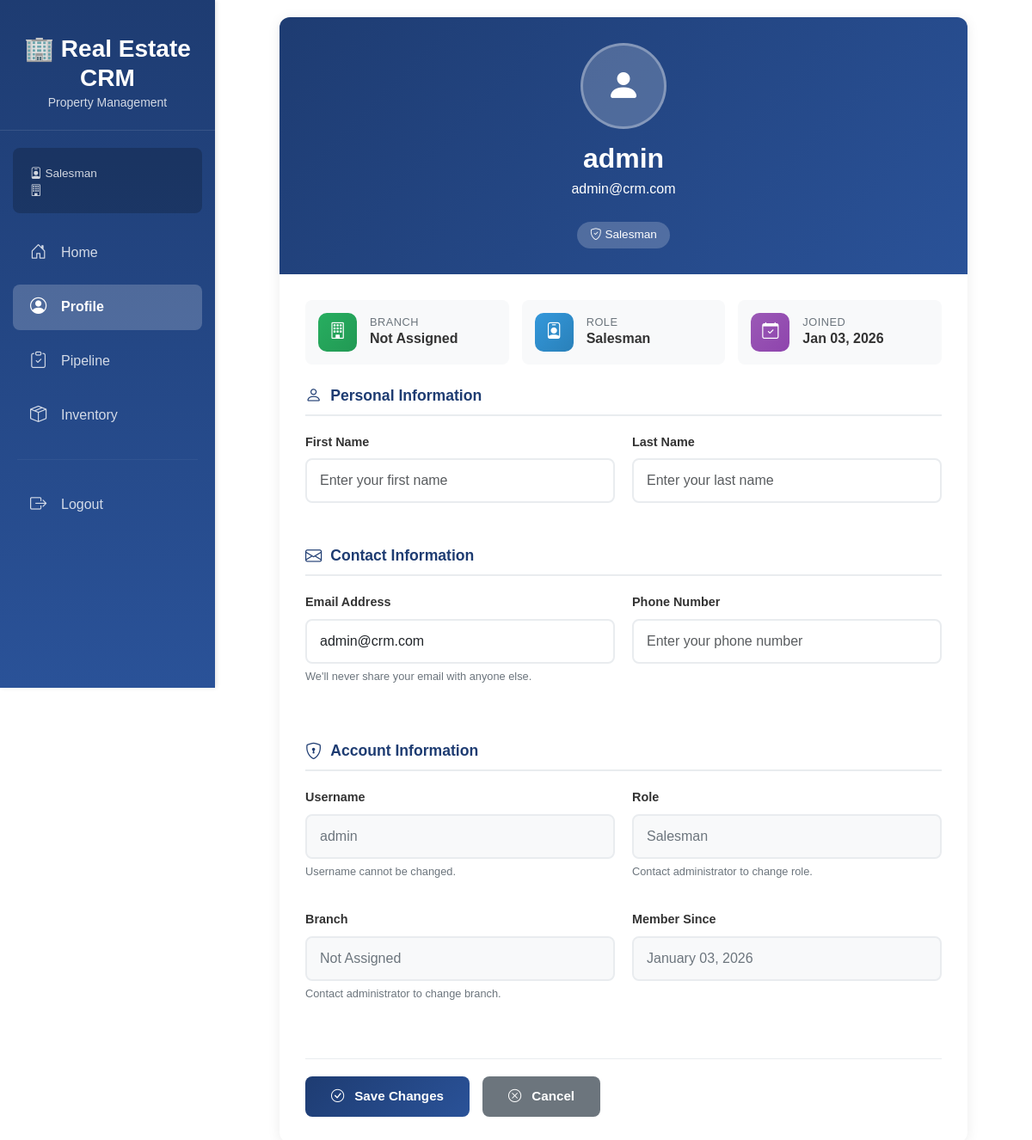
The page /accounts/profile/ (signed in) on the database as committed earlier.
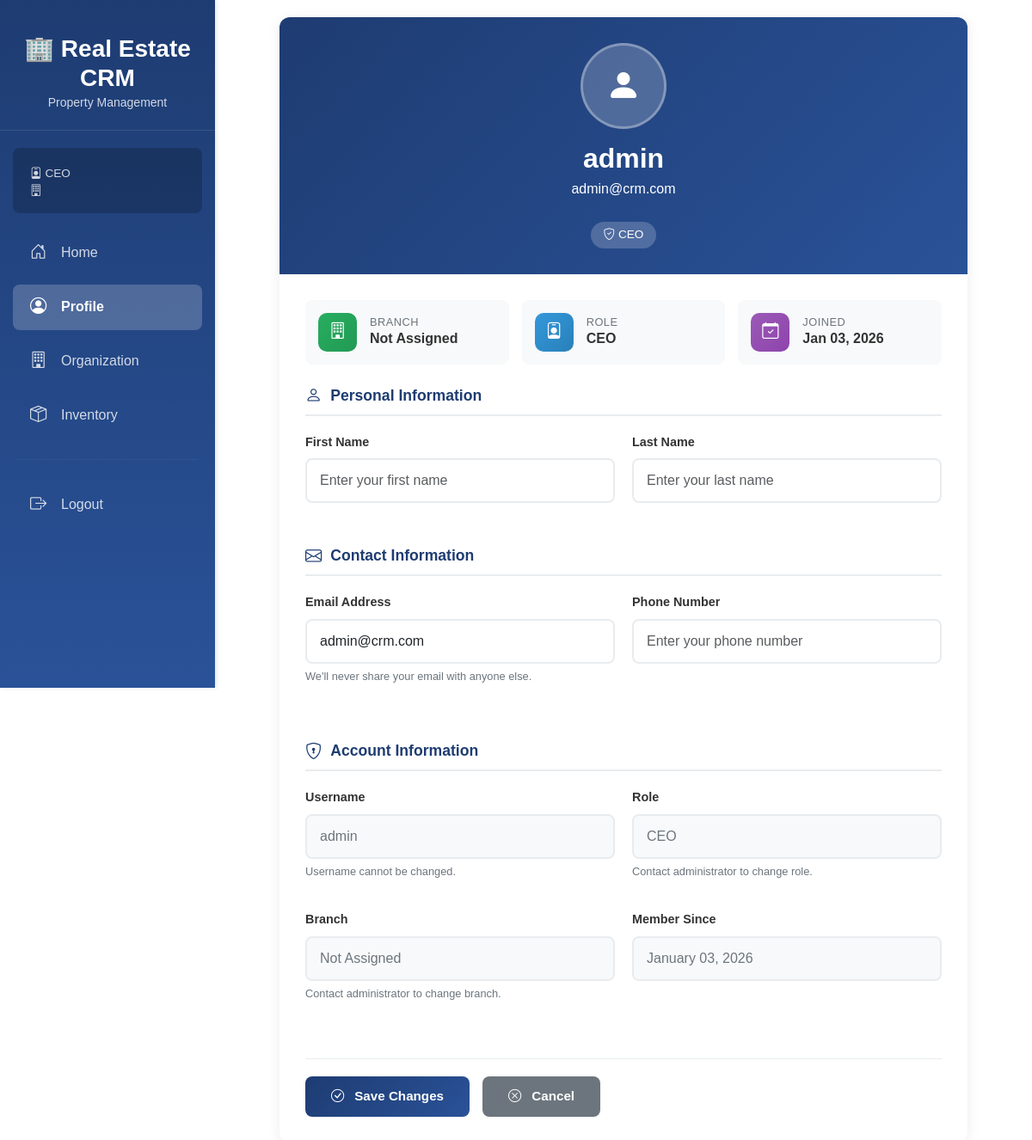
The same page on the database as committed later.
### accounts/models.py (models this page shows, shortened)
class User(AbstractUser):
    class Role(models.TextChoices):
        CEO = "CEO", "CEO",
        MANAGER = "Manager", "Manager",
        SALESMAN = "Salesman", "Salesman"
    role = models.CharField(
        max_length=20,
        choices=Role.choices,
        default=Role.SALESMAN
    )
    branch = models.ForeignKey(
        'org.Branch',
        on_delete=models.SET_NULL,
        null=True,
        blank=True,
        related_name='users'
    )
    manager = models.ForeignKey(
        'self',
        on_delete=models.SET_NULL,
        null=True,
        blank=True,
        limit_choices_to={'role': Role.MANAGER},
        related_name='salesmen'
    )

### accounts/views.py (the view)
# urls.py: path('profile/', views.profile_view, name='profile'),
@login_required
def profile_view(request):
    user = request.user
    if request.method == 'POST':
        form = ProfileUpdateForm(request.POST, instance=user)
        if form.is_valid():
            form.save()
            messages.success(request, 'Your profile has been updated successfully!')
            return redirect('accounts:profile')
        else:
            messages.error(request, 'Please correct the errors below.')
    else:
        form = ProfileUpdateForm(instance=user)
    context = {
        'form': form,
        'user': user,
    }
    return render(request, 'accounts/profile.html', context)

### accounts/forms.py (shortened to what this page needs)
class ProfileUpdateForm(forms.ModelForm):
    first_name = forms.CharField(
        max_length=30,
        required=True,
        widget=forms.TextInput(attrs={
            'class': 'form-control',
            'placeholder': 'Enter your first name'
        })
    )
    last_name = forms.CharField(
        max_length=30,
        required=True,
        widget=forms.TextInput(attrs={
            'class': 'form-control',
            'placeholder': 'Enter your last name'
        })
    )
    email = forms.EmailField(
        required=True,
        widget=forms.EmailInput(attrs={
            'class': 'form-control',
            'placeholder': 'Enter your email address'
        })
    )
    phone = forms.CharField(
        max_length=15,
        required=False,
        widget=forms.TextInput(attrs={
            'class': 'form-control',
            'placeholder': 'Enter your phone number'
        })
    )
    class Meta:
        model = User
        fields = ['first_name', 'last_name', 'email', 'phone']

### accounts/templates/accounts/profile.html (shortened to what the changed rows need)
{% extends 'base.html' %}
{% load static %}
{% block extra_css %}
<link rel="stylesheet" href="{% static 'css/components.css' %}">
{% endblock %}
{% block content %}
<div class="profile-container">
    <div class="profile-card">
        <div class="profile-header">
            <div class="profile-avatar">
                <i class="bi bi-person-fill"></i>
            </div>
            <h2>{{ user.get_full_name|default:user.username }}</h2>
            <p>{{ user.email }}</p>
            <span class="role-badge">
                <i class="bi bi-shield-check"></i> {{ user.role }}
            </span>
        </div>
        <div class="profile-body">
            <div class="info-cards-row">
                <div class="info-card">
                    <div class="info-content">
                        <h6>Branch</h6>
                        <p>{{ user.branch.name|default:"Not Assigned" }}</p>
                    </div>
                </div>
                <div class="info-card">
                    <div class="info-content">
                        <h6>Role</h6>
                        <p>{{ user.role }}</p>
                    </div>
                </div>
                <div class="info-card">
                    <div class="info-content">
                        <h6>Joined</h6>
                        <p>{{ user.date_joined|date:"M d, Y" }}</p>
                    </div>
                </div>
            </div>
            <form method="post" class="profile-form">
                <div class="profile-section">
                    <div class="form-row">
                        <div class="form-group">
                            <label for="id_email">Email Address</label>
                            <input
                                type="email"
                                name="email"
                                id="id_email"
                                class="form-control {% if form.email.errors %}is-invalid{% endif %}"
                                value="{{ form.email.value|default:'' }}"
                                placeholder="Enter your email address"
                                required
                            >
                            <p class="help-text">We'll never share your email with anyone else.</p>
                        </div>
                    </div>
                </div>
                <div class="profile-section">
                    <div class="form-row">
                        <div class="form-group">
                            <label for="username">Username</label>
                            <input
                                type="text"
                                id="username"
                                class="form-control"
                                value="{{ user.username }}"
                                disabled
                            >
                            <p class="help-text">Username cannot be changed.</p>
                        </div>
                        <div class="form-group">
                            <label for="role">Role</label>
                            <input
                                type="text"
                                id="role"
                                class="form-control"
                                value="{{ user.role }}"
                                disabled
                            >
                            <p class="help-text">Contact administrator to change role.</p>
                        </div>
                    </div>
                    <div class="form-row">
                        <div class="form-group">
                            <label for="branch">Branch</label>
                            <input
                                type="text"
                                id="branch"
                                class="form-control"
                                value="{{ user.branch.name|default:'Not Assigned' }}"
                                disabled
                            >
                            <p class="help-text">Contact administrator to change branch.</p>
                        </div>
                        <div class="form-group">
                            <label for="date_joined">Member Since</label>
                            <input
                                type="text"
                                id="date_joined"
                                class="form-control"
                                value="{{ user.date_joined|date:'F d, Y' }}"
                                disabled
                            >
                        </div>
                    </div>
                </div>
            </form>
        </div>
    </div>
</div>
{% endblock %}

### templates/base.html (shortened to what this page needs)
{% load static %}
{% load compress %}
<!DOCTYPE html>
<html lang="en">
<head>
    <link rel="stylesheet" href="https://cdn.jsdelivr.net/npm/bootstrap@5.3.0/dist/css/bootstrap.min.css">
    <link rel="stylesheet" href="https://cdn.jsdelivr.net/npm/bootstrap-icons@1.11.0/font/bootstrap-icons.css">
    <link rel="stylesheet" href="https://cdn.datatables.net/1.13.8/css/jquery.dataTables.min.css">
    {% compress css %}
    <link rel="stylesheet" href="{% static 'css/base.css' %}">
    {% block extra_css %}{% endblock %}
    {% endcompress %}
</head>
<body class="{% block body_class %}{% endblock %}">
    <div class="sidebar">
        <div class="brand">
            <h3>🏢 Real Estate CRM</h3>
            <small>Property Management</small>
        </div>
        <div class="user-info">
            <div class="user-role">
                <i class="bi bi-person-badge"></i> {{ request.user.role }}
            </div>
            <div class="user-role">
                <i class="bi bi-building"></i> {{ request.user.branch.name }}
            </div>
        </div>
        <nav class="nav flex-column">
            <a class="nav-link {% if request.resolver_match.url_name == 'home' or request.resolver_match.url_name == 'salesman_home' or request.resolver_match.url_name == 'manager_home' %}active{% endif %}"
               href="{% if request.user.role == 'Salesman' %}{% url 'dashboards:salesman_home' %}{% elif request.user.role == 'Manager' %}{% url 'dashboards:manager_home' %}{% elif request.user.role == 'CEO' %}{% url 'dashboards:ceo_dashboard' %}{% else %}{% url 'accounts:profile' %}{% endif %}">
                <i class="bi bi-house-door"></i>
                <span>Home</span>
            </a>
            <a class="nav-link {% if 'profile' in request.resolver_match.url_name %}active{% endif %}"
               href="{% url 'accounts:profile' %}">
                <i class="bi bi-person-circle"></i>
                <span>Profile</span>
            </a>
            {% if request.user.role == 'Salesman' %}
            <a class="nav-link {% if 'salesman_dashboard' in request.resolver_match.url_name %}active{% endif %}"
               href="{% url 'dashboards:salesman_dashboard' %}">
                <i class="bi bi-clipboard-check"></i>
                <span>Pipeline</span>
            </a>
            {% elif request.user.role == 'Manager' %}
            <a class="nav-link {% if 'manager_dashboard' in request.resolver_match.url_name %}active{% endif %}"
               href="{% url 'dashboards:manager_dashboard' %}">
                <i class="bi bi-people"></i>
                <span>Team Pipeline</span>
            </a>
            {% elif request.user.role == 'CEO' %}
            <a class="nav-link {% if 'ceo_dashboard' in request.resolver_match.url_name %}active{% endif %}"
               href="{% url 'dashboards:ceo_dashboard' %}">
                <i class="bi bi-building"></i>
                <span>Organization</span>
            </a>
            {% endif %}
            <a class="nav-link {% if 'inventory' in request.resolver_match.url_name %}active{% endif %}"
               href="{% url 'inventory:listing_list' %}">
                <i class="bi bi-box-seam"></i>
                <span>Inventory</span>
            </a>
            <hr style="border-color: rgba(255,255,255,0.2); margin: 20px;">
            <a class="nav-link" href="{% url 'accounts:logout' %}"
               onclick="return confirm('Are you sure you want to logout?')">
                <i class="bi bi-box-arrow-right"></i>
                <span>Logout</span>
            </a>
        </nav>
    </div>
    <div class="main-content">
        {% block content %}
        {% endblock %}
    </div>
</body>
</html>

Rows that differ between the two databases and show on the page:
changed User "admin": user.role "Salesman" → "CEO"; role "Salesman" → "CEO"
Other text that changed with them:
text no longer shown: "Pipeline"
text now shown: "Organization"
